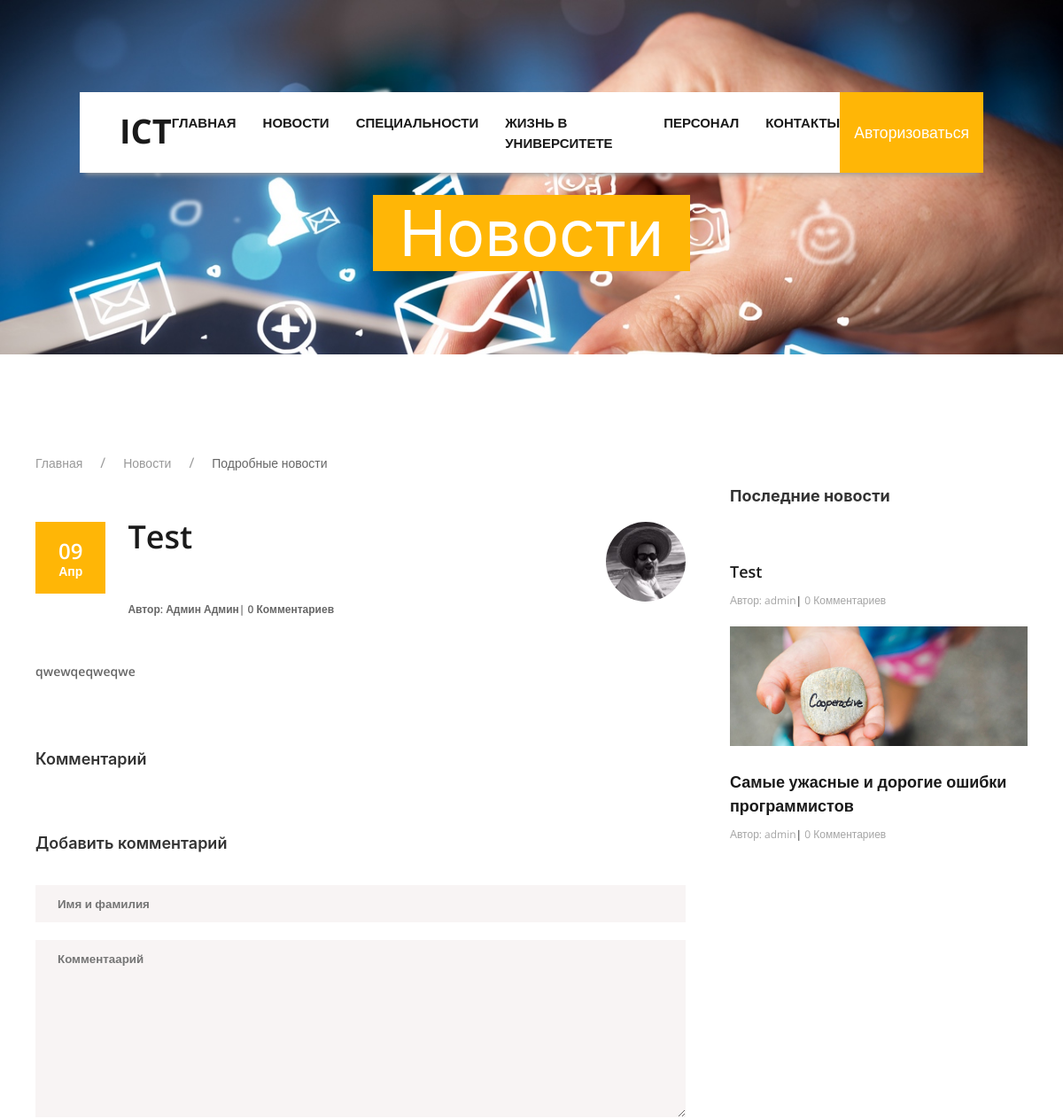
/news/post/19/ (upper part), run on an earlier commit of the app's database.
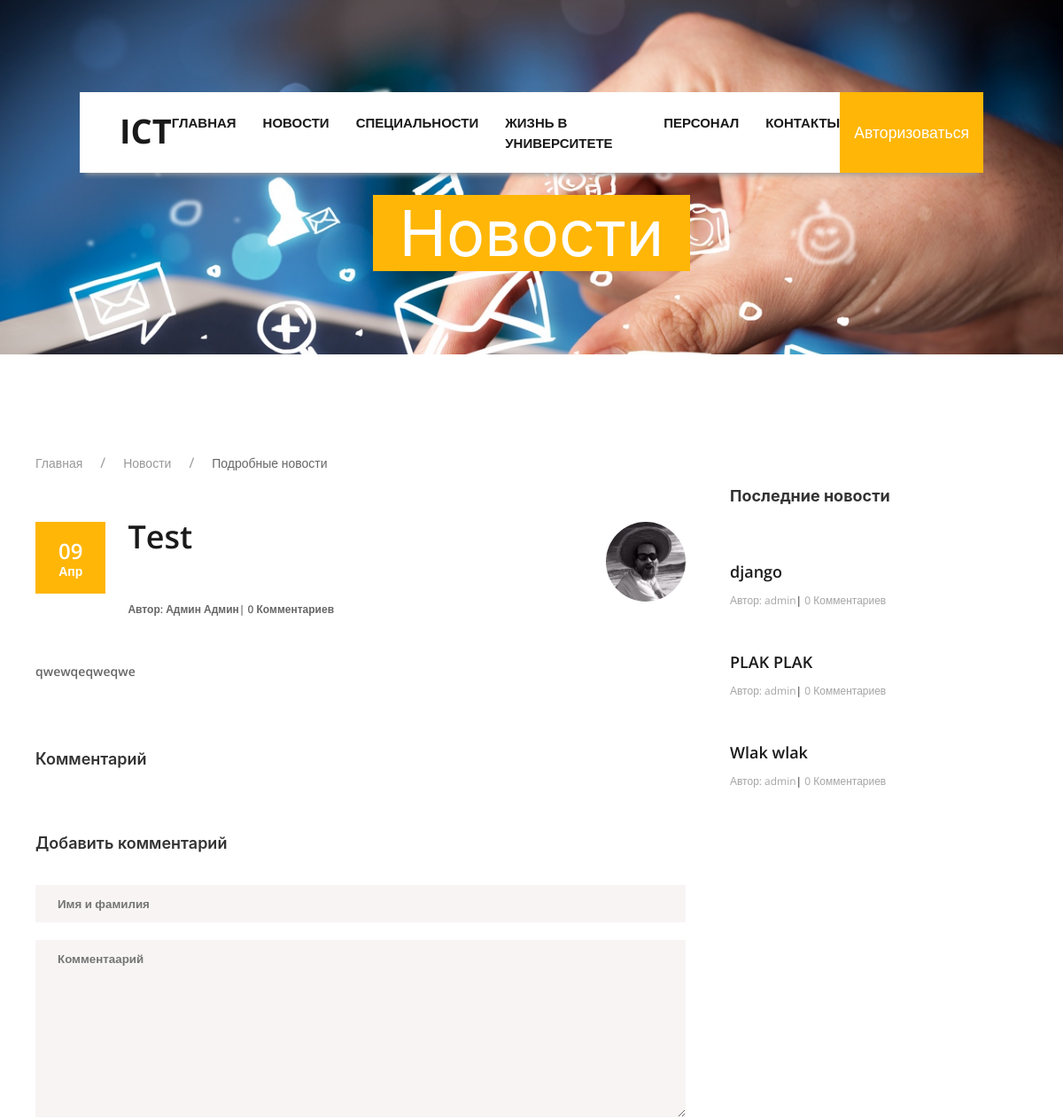
And on a later commit of the database.
### News/models.py (models this page shows, shortened)
class Post(models.Model):
   author = models.ForeignKey(User, on_delete=models.CASCADE)
   title = models.CharField(max_length=100)
   text = models.TextField()
   img = models.ImageField(upload_to='posts_images', blank=True)
   date = models.DateTimeField(default=timezone.now)
   def get_absolute_url(self):
      return reverse('news_detail_url', kwargs={'pk':self.pk})
   def get_comment_count(self):
      return self.comments.all().filter(approved=True).count()

### Users/models.py (models this page shows, shortened)
class Profile(models.Model):
   user = models.OneToOneField(User, on_delete=models.CASCADE)
   position = models.CharField(max_length=100, blank=True)
   information = models.TextField(blank=True)
   img = models.ImageField(default='default.jpg', upload_to='user_images')

### News/views.py (the view, shortened to what this page needs)
# urls.py: path('post/<int:pk>/', NewsDetailView.as_view(), name='news_detail_url'),
class NewsDetailView(View):
   def get(self, request, pk):
      post = get_object_or_404(Post, pk=pk)
      latest_news = Post.objects.filter().order_by('-date')[:3]
      comments = Comment.objects.filter(post=post, approved=True).order_by('-date')
      comment_form = CommentForm()
      return render(request, 'News/news_detail.html', context={
         'post': post,
         'comments': comments,
         'comment_form': comment_form,
         'latest_news': latest_news,
      })

### ICTapp/forms.py
class QuestionForm(forms.ModelForm):
   class Meta:
      model = Question
      fields = ('full_name', 'email', 'phone', 'text')
   def __init__(self, *args, **kwargs):
      super(QuestionForm, self).__init__(*args, **kwargs)
      self.fields['full_name'].label = "Имя Фамилия"
      self.fields['email'].label = "Эмэйл"
      self.fields['phone'].label = "Номер телефона"
      self.fields['text'].label = "Вопрос"

### News/forms.py
class CommentForm(forms.ModelForm):
   class Meta:
      model = Comment
      fields = ('full_name', 'text')
   def __init__(self, *args, **kwargs):
      super(CommentForm, self).__init__(*args, **kwargs)
      self.fields['full_name'].label = "Имя Фамилия"
      self.fields['text'].label = "Текст"

### ICTapp/context_processors.py (called while the page is built)
def question_form(request):
   if request.method == 'POST':
      bound_form = QuestionForm(request.POST)
      if bound_form.is_valid():
         bound_form.save()
         messages.success(request, f'Ваш вопрос принят. Прошу ожидайте ответа')
   return {'question_form': QuestionForm()}

### News/templates/News/news_detail.html (shortened to what this page needs)
{% extends 'base.html' %}
{% block content %}
   <div class="news-header">
      <h1>Новости</h1>
   </div>
   <section id="news-section" class="news-section section">
      <div class="wrapper">
         <ul class="uk-breadcrumb breadcrumb">
            <li><a href="{% url 'home_url' %}">Главная</a></li>
            <li><a href="{% url 'news_url' %}">Новости</a></li>
            <li><span>Подробные новости</span></li>
         </ul>
         <div class="news-wrap flex j-sb">
            <div class="news-box">
               <div class="news-box__item">
                  <div class="news-box__container flex">
                     <div>
                        <p class="news-box__date">{{ post.date|date:"d "}} <span>{{ post.date|date:"M"}}</span></p>
                     </div>
                     <div class="news-box__title">
                        <div class="flex j-sb">
                           <a class="text-decor-none">{{ post.title }}</a>
                           <img class="author-ava" src="{{ post.author.profile.img.url }}">
                        </div>
                        <p class="news-box__author">Автор: {{ post.author.last_name }} {{ post.author.first_name }}| {{ post.get_comment_count }} Комментариев</p>
                     </div>
                  </div>
                  <p class="text-desc news-box__desc news-desc-margin-b">{{ post.text|safe }}</p>
                  <h3 class="text-title news-detail__comment">Комментарий</h3>
                  <div class="news-comment-box">
                     <h3 class="text-title news-detail__comment">Добавить комментарий</h3>
                     <div class="add-comment-form transition">
                        <form method="POST">
                           {{ comment_form.as_p }}
                        </form>
                     </div>
                  </div>
               </div>
            </div>
            {% include 'includes/latest_news.html' %}
         </div>
   </section>
{% endblock content %}

### ICTapp/templates/includes/latest_news.html
<div class="news-more">
      <h3 class="text-title news-more__title">Последние новости</h3>
      <div class="news-more-box">
         {% for post in latest_news %}
            <div class="news-more__item">
               {% if post.img %}
                  <div class="news-more__img">
                     <img src="{{ post.img.url }}" alt="news">
                  </div>
               {% endif %}
               <a class="text-decor-none news-more__link" href="{{ post.get_absolute_url }}">
                  {{ post.title }}
               </a>
               <p class="news-more__author">Автор: {{ post.author }}<span>|</span> {{ post.get_comment_count }} Комментариев</p>
            </div>
         {% endfor %}
      </div>
   </div>
</div>

What changed in the data, as far as the page shows it:
no longer on one of the page's lists (row unchanged): Post: title "Test", author "admin", get_comment_count "0"
no longer on this page (row unchanged): Post: img (picture), title "Самые ужасные и дорогие ошибки программистов", author "admin", get_comment_count "0"
added Post: title "django", author "admin", get_comment_count "0"
added Post: title "PLAK PLAK", author "admin", get_comment_count "0"
added Post: title "Wlak wlak", author "admin", get_comment_count "0"
